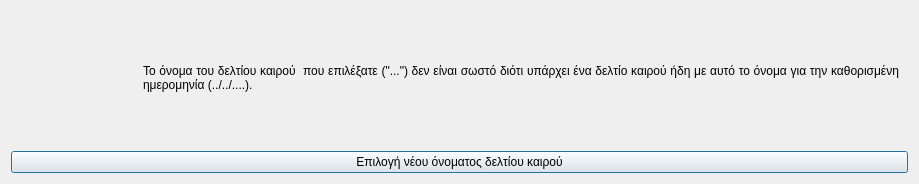
<?xml version="1.0" encoding="UTF-8"?>
<ui version="4.0">
 <class>Dialog</class>
 <widget class="QDialog" name="Dialog">
  <property name="geometry">
   <rect>
    <x>0</x>
    <y>0</y>
    <width>919</width>
    <height>184</height>
   </rect>
  </property>
  <property name="windowTitle">
   <string>Λάθος όνομα δελτίου καιρού</string>
  </property>
  <property name="windowIcon">
   <iconset resource="../../../../icons.qrc">
    <normaloff>:/rest-windows/assets/images/rest-windows/information.png</normaloff>:/rest-windows/assets/images/rest-windows/information.png</iconset>
  </property>
  <layout class="QGridLayout" name="gridLayout">
   <item row="1" column="0">
    <widget class="QPushButton" name="select_other_filename">
     <property name="text">
      <string>Επιλογή νέου όνοματος δελτίου καιρού</string>
     </property>
     <property name="icon">
      <iconset resource="../../../../icons.qrc">
       <normaloff>:/rest-windows/assets/images/rest-windows/ok.png</normaloff>:/rest-windows/assets/images/rest-windows/ok.png</iconset>
     </property>
    </widget>
   </item>
   <item row="0" column="0">
    <widget class="QFrame" name="frame">
     <property name="styleSheet">
      <string notr="true">QFrame{border:0px;}</string>
     </property>
     <property name="frameShape">
      <enum>QFrame::StyledPanel</enum>
     </property>
     <property name="frameShadow">
      <enum>QFrame::Raised</enum>
     </property>
     <layout class="QHBoxLayout" name="horizontalLayout">
      <item>
       <widget class="QLabel" name="image_label">
        <property name="maximumSize">
         <size>
          <width>117</width>
          <height>117</height>
         </size>
        </property>
        <property name="text">
         <string/>
        </property>
        <property name="pixmap">
         <pixmap resource="../../../../icons.qrc">:/rest-windows/assets/images/rest-windows/information.png</pixmap>
        </property>
        <property name="scaledContents">
         <bool>true</bool>
        </property>
       </widget>
      </item>
      <item>
       <widget class="QLabel" name="label">
        <property name="text">
         <string>Το όνομα του δελτίου καιρού  που επιλέξατε (&quot;...&quot;) δεν είναι σωστό διότι υπάρχει ένα δελτίο καιρού ήδη με αυτό το όνομα για την καθορισμένη ημερομηνία (../../....).</string>
        </property>
        <property name="alignment">
         <set>Qt::AlignJustify|Qt::AlignVCenter</set>
        </property>
        <property name="wordWrap">
         <bool>true</bool>
        </property>
       </widget>
      </item>
     </layout>
    </widget>
   </item>
  </layout>
 </widget>
 <tabstops>
  <tabstop>select_other_filename</tabstop>
 </tabstops>
 <resources>
  <include location="../../../../icons.qrc"/>
  <include location="../../../../icons.qrc"/>
 </resources>
 <connections/>
</ui>
